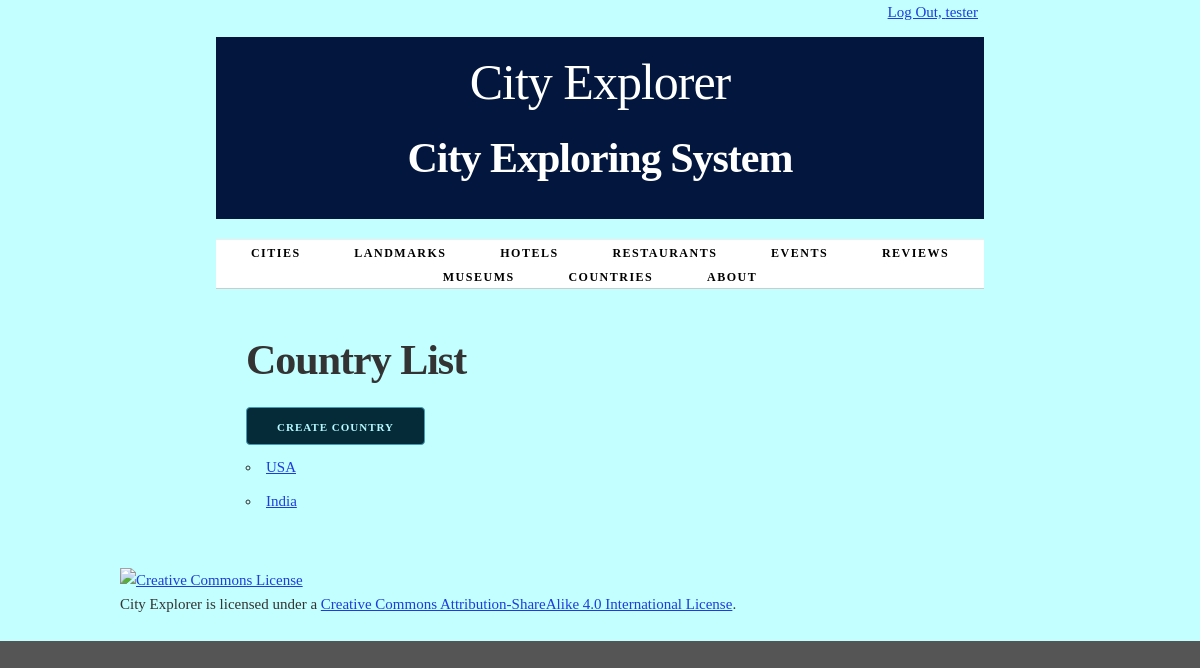
/country/ (signed in), run on an earlier commit of the app's database.
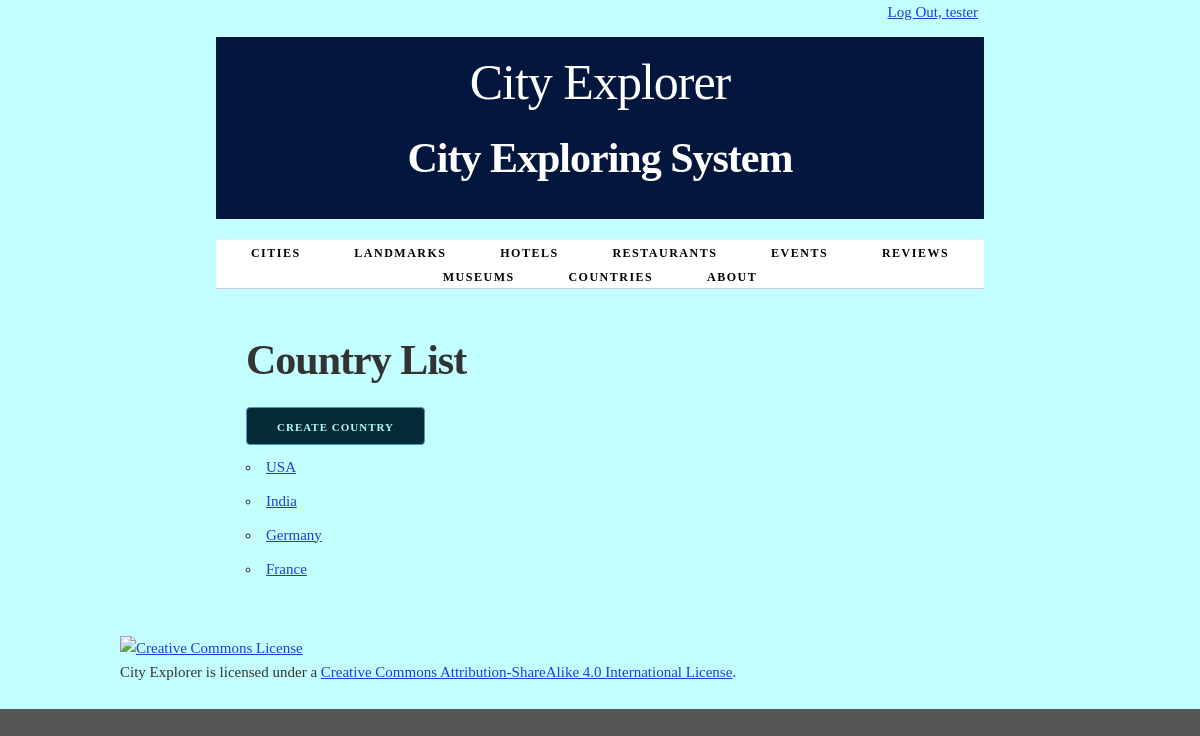
And on a later commit of the database.
### cities/models.py (models this page shows, shortened)
class Country(models.Model):
    name = models.CharField(max_length=100)
    population = models.IntegerField()
    capital = models.CharField(max_length=100)
    def get_absolute_url(self):
        return reverse('country-detail', args=[str(self.id)])
    class Meta:
        verbose_name_plural = "countries"

### cities/views.py (the view)
class CountryList(LoginRequiredMixin, PermissionRequiredMixin, ListView):
    model = Country
    permission_required = 'cities.view_country'

### cities/templates/cities/country_list.html (shortened to what this page needs)
{% extends 'cities/base.html' %}
{% block content %}
    <h2>Country List</h2>
        {%  if perms.cities.add_country %}
    <a href="{% url 'create-country' %}" class="button button-primary">Create Country</a>
    {% endif %}
    <ul>
        {% for country in country_list %}
            <li>
                <a href="{{ country.get_absolute_url }}">{{ country.name }}</a>
            </li>
        {% endfor %}
    </ul>
{% endblock %}

What changed in the data, as far as the page shows it:
added Country: name "Germany"
added Country: name "France"
